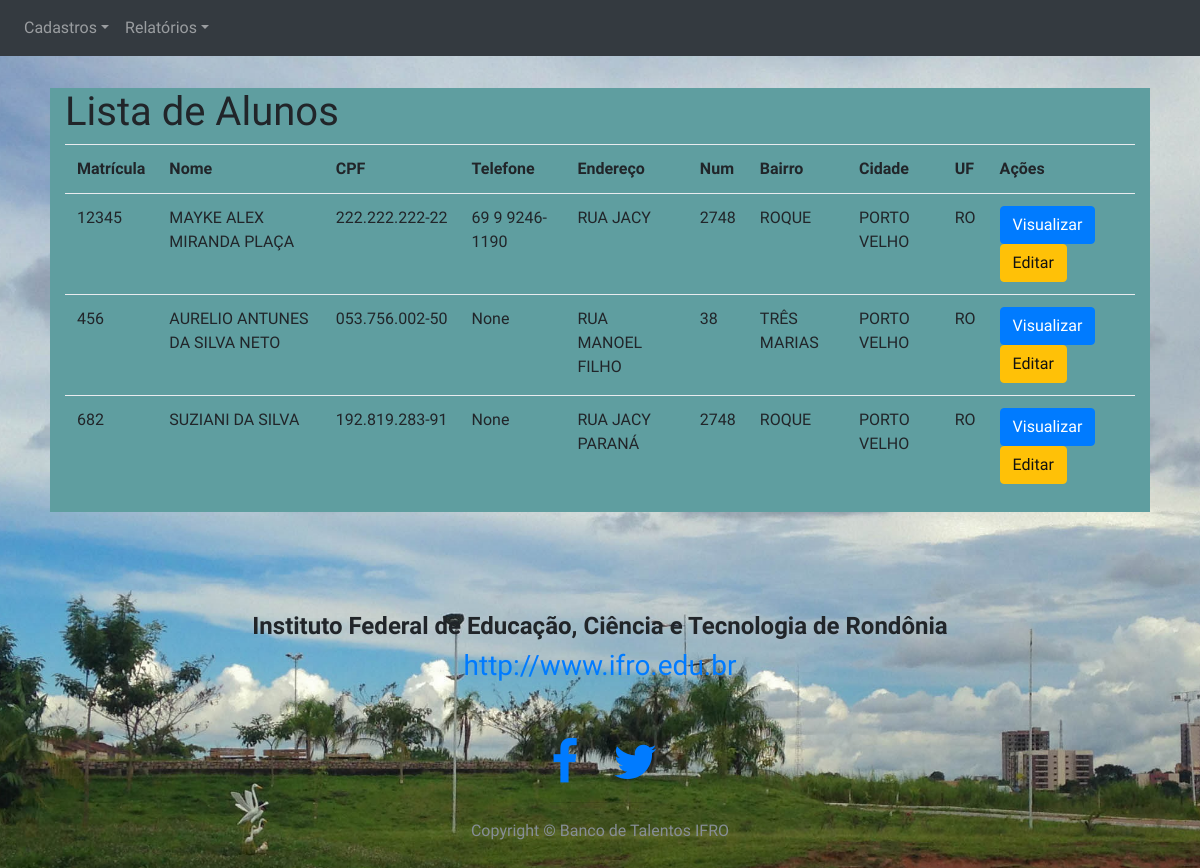
Page /listarAlunos on the committed database.
### models.py (models this page shows, shortened)
class Pessoa(db.Model):
    __tablename__ = "pessoas"
    __table_args__ = {'extend_existing': True}
    __mapper_args__ = {'polymorphic_identity': 'pessoa'}
    id = db.Column(db.Integer, autoincrement=True, primary_key=True)
    nome        = db.Column(db.String(100))
    endereco    = db.Column(db.String(50))
    num         = db.Column(db.String(10))
    complemento = db.Column(db.String(40))
    bairro      = db.Column(db.String(50))
    cidade      = db.Column(db.String(50))
    uf          = db.Column(db.String(50))
    imagem      = db.Column(db.String(80))
    data_cadastro = db.Column(db.String(12))
    telefone    = db.Column(db.String(15))
    email    = db.Column(db.String(15), unique= True)
    password = db.Column(db.String(10))
    tipo     = db.Column(db.Integer)  # 1 para IFRO - 2 para VISITANTE

class Aluno(Pessoa):
    __tablename__ = "alunos"
    __table_args__ = {'extend_existing': True}
    __mapper_args__ = {'polymorphic_identity': 'aluno'}
    id = db.Column(db.Integer, db.ForeignKey('pessoas.id'), primary_key=True)
    cpf = db.Column(db.String(11))
    matricula = db.Column(db.Integer)

class Pessoa(db.Model):
    __tablename__ = "pessoas"
    __table_args__ = {'extend_existing': True}
    __mapper_args__ = {'polymorphic_identity': 'pessoa'}
    id = db.Column(db.Integer, autoincrement=True, primary_key=True)
    nome        = db.Column(db.String(100))
    endereco    = db.Column(db.String(50))
    num         = db.Column(db.String(10))
    complemento = db.Column(db.String(40))
    bairro      = db.Column(db.String(50))
    cidade      = db.Column(db.String(50))
    uf          = db.Column(db.String(50))
    imagem      = db.Column(db.String(80))
    data_cadastro = db.Column(db.String(12))
    telefone    = db.Column(db.String(15))
    email    = db.Column(db.String(15), unique= True)
    password = db.Column(db.String(10))
    tipo     = db.Column(db.Integer)  # 1 para IFRO - 2 para VISITANTE

### app.py (the view)
@app.route('/listarAlunos')
def listarAlunos():
    alunos = models.Aluno.query.all()
    return render_template('listarAlunos.html', alunos=alunos)

### app.py (called while the page is built)
@login_manager.request_loader
def request_loader(request):
    email = request.form.get('email')
    if email not in users:
        return #'Não existe o e-mail {} cadastrado no banco'.format(email)
    user = User()
    user.id = email
    return user

### templates/listarAlunos.html (shortened to what this page needs)
{% extends 'base_ifro.html' %}
{% block conteudo %}
<br>
<br>
<div class="container col-md-11" >
    <div class="row">
        <div class="col-md-12" style="background: cadetblue">
            <h1>Lista de Alunos</h1>
            <table class="table table-hover">
                <tr>
                    <th>Matrícula</th>
                    <th>Nome</th>
                    <th>CPF</th>
                    <th>Telefone</th>
                    <th>Endereço</th>
                    <th>Num</th>
                    <th>Bairro</th>
                    <th>Cidade</th>
                    <th>UF</th>
                    <th>Ações</th>
                </tr>
                {% for aluno in alunos: %}
                <tr>
                    <td>{{ aluno.matricula }}</td>
                    <td>{{ aluno.nome.upper() }}</td>
                    <td>{{ aluno.cpf[0:3]}}.{{aluno.cpf[3:6]}}.{{aluno.cpf[6:9]}}-{{aluno.cpf[9:11]}}</td>
                    <td>{{ aluno.telefone }}</td>
                    <td>{{ aluno.endereco.upper() }}</td>
                    <td>{{ aluno.num.upper() }}</td>
                    <td>{{ aluno.bairro.upper() }}</td>
                    <td>{{ aluno.cidade.upper() }}</td>
                    <td>{{ aluno.uf.upper() }}</td>
                    <td>
                        <a href="/viewAluno/{{aluno.id}}" class="btn btn-primary">
                                Visualizar
                        </a>
                        <a href="" class="btn btn-warning">
                                Editar
                        </a>
                    </td>
                </tr>
                {% endfor %}
            </table>
        </div>
    </div>
</div>
{% endblock %}

### static/css/stylish-portfolio.css (style rules this page uses)
html, body { width: 100%; height: 100%; }
body { font-family: 'Source Sans Pro', 'Helvetica Neue', Helvetica, Arial, sans-serif; background: url(../img/parque_cidade.jpg ) no-repeat center center scroll ; -webkit-background-size: cover; -moz-background-size: cover; -o-background-size: cover; background-size: cover; }

### static/css/signin.css (style rules this page uses)
body { padding-top: 40px; padding-bottom: 40px; background-color: #eee; }

### rows in the picture
Aluno: matricula "12345", nome "MAYKE ALEX MIRANDA PLAÇA", cpf "222", cpf "22", telefone "69 9 9246-1190", endereco "RUA JACY", num "2748", bairro "ROQUE", cidade "PORTO VELHO", uf "RO"
Aluno: matricula "456", nome "AURELIO ANTUNES DA SILVA NETO", cpf "053", cpf "756", cpf "002", cpf "50", telefone "None", endereco "RUA MANOEL FILHO", num "38", bairro "TRÊS MARIAS", cidade "PORTO VELHO", uf "RO"
Aluno: matricula "682", nome "SUZIANI DA SILVA", cpf "192", cpf "819", cpf "283", cpf "91", telefone "None", endereco "RUA JACY PARANÁ", num "2748", bairro "ROQUE", cidade "PORTO VELHO", uf "RO"
